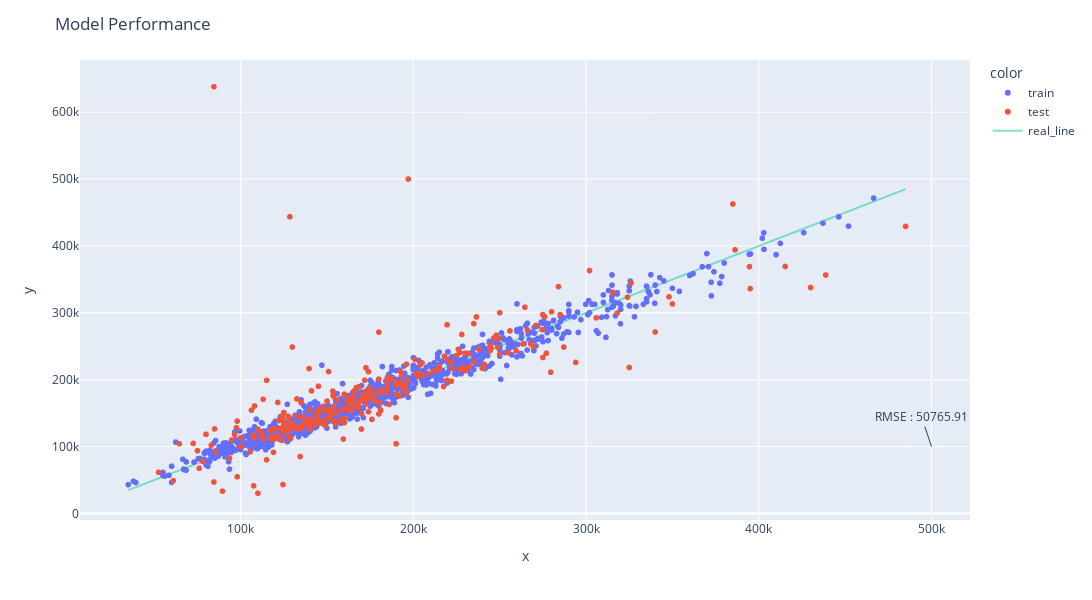

The notebook cell saved with this chart:
### Markdown cell above
### ***2.Model - Polynomial Butun Anlamli Degiskenlerle***

### Code cell
# hedef degiskeni
Y = house_prices['SalePrice']
# aciklayici degiskenler
X = house_prices[expl_vars]

# kacinci dereceden polinomlar olusturacagiz belirtiyoruz
poly = PolynomialFeatures(2)
X = poly.fit_transform(X)

# egitim verisini ayirma
X_train, X_test, Y_train, Y_test = train_test_split(X, Y, test_size = 0.2, random_state = 465)

#print("Eğitim kümesindeki gözlem sayısı : {}".format(X_train.shape))
#print("Test kümesindeki gözlem sayısı   : {}".format(X_test.shape))

# model nesnesi olusturuldu
lrm = linear_model.LinearRegression()
# modelimizin denklemi (egrisi) olusturuluyor
lrm.fit(X_train, Y_train)

# test verisi ile tahmin
Y_test_pred = lrm.predict(X_test)
# egitim verisi ile tahmin
Y_train_pred = lrm.predict(X_train)

save_pred_results(2, Y_test, Y_test_pred, Y_train, Y_train_pred,
                  'polynomial butun anlamli degiskenler')

# grafigi cizdirelim
make_plotly(predict_df, 2)

# model sonuclarini kaydedelim
save_results(lrm, 2, X_train, X_test, Y_train, Y_test, Y_test_pred, 
             'polynomial butun anlamli degiskenler')

# model sonuclari
results_df

### Figure 1 — Plotly figure (JSON) as saved in the notebook; plotly's stock layout.template omitted (floating-point values rounded to 4 significant figures; data arrays with more than 128 entries replaced by an {"elided": "..."} marker saying what was removed)
{"data": [{"hovertemplate": "color=train<br>x=%{x}<br>y=%{y}<extra></extra>", "legendgroup": "train", "marker": {"color": "#636efa", "symbol": "circle"}, "mode": "markers", "name": "train", "showlegend": true, "type": "scattergl", "x": {"elided": "1128 int values"}, "xaxis": "x", "y": {"elided": "1128 float values"}, "yaxis": "y"}, {"hovertemplate": "color=test<br>x=%{x}<br>y=%{y}<extra></extra>", "legendgroup": "test", "marker": {"color": "#EF553B", "symbol": "circle"}, "mode": "markers", "name": "test", "showlegend": true, "type": "scattergl", "x": {"elided": "283 int values"}, "xaxis": "x", "y": {"elided": "283 float values"}, "yaxis": "y"}, {"mode": "lines", "name": "real_line", "opacity": 0.5, "type": "scatter", "x": {"elided": "1411 int values"}, "y": {"elided": "1411 int values"}}], "layout": {"annotations": [{"text": "RMSE : 50765.91", "x": 500000, "y": 100000}], "height": 600, "legend": {"title": {"text": "color"}, "tracegroupgap": 0}, "margin": {"t": 60}, "title": {"text": "Model Performance"}, "width": 1200, "xaxis": {"anchor": "y", "autorange": true, "domain": [0, 1], "range": [7326.0, 520100.0], "title": {"text": "x"}, "type": "linear"}, "yaxis": {"anchor": "x", "autorange": true, "domain": [0, 1], "range": [-9735.0, 678100.0], "title": {"text": "y"}, "type": "linear"}}}
